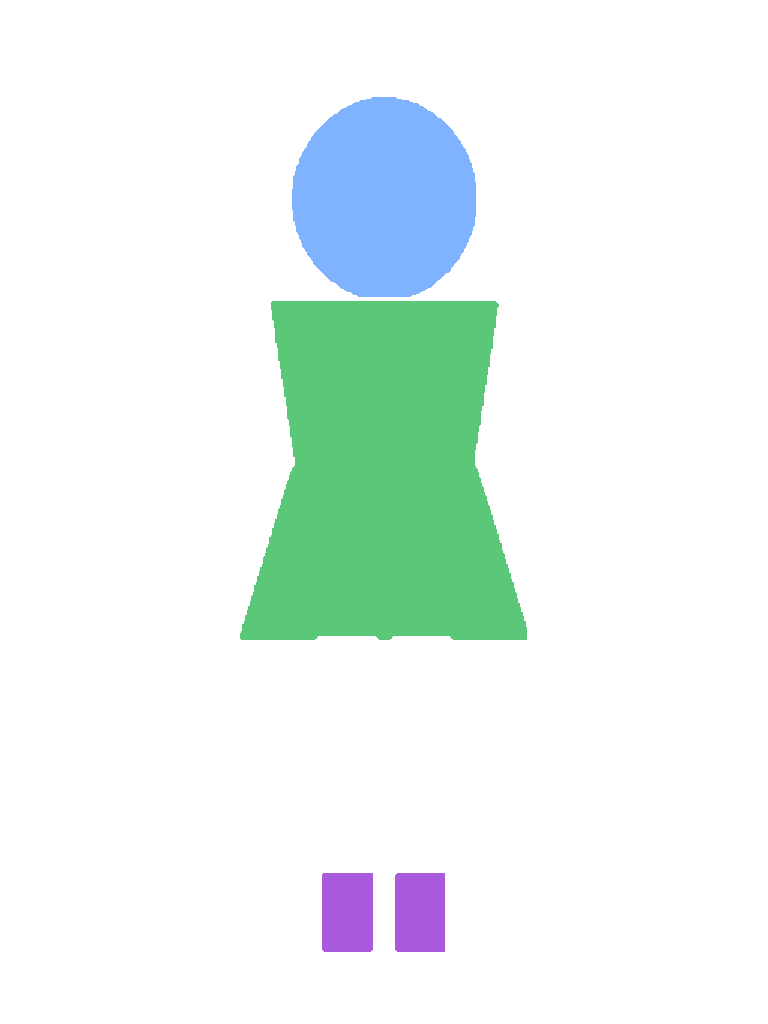
#> input picture grabtag/core/ComfyUI/input/regcap_reg_auto2.png, 768 x 1024 px
$ python -i run_collect.py   (imports and definitions only)   (older library calls are emulated)
#> lines starting #> are read from the running program, lines starting #| are printed output that depends on the picture; after the words box and inside, x2 and y2 are one past the last pixel; in counts of white or black regions, pixels touching at a corner belong together
#> further down, picture is the input picture: shape (1024, 768, 3); mean B, G, R 241.8, 245.3, 233.7
# -*- coding: utf-8 -*-
"""run_collect.py —— 把一次生成的成品收进 run 目录，并就地出指标与审图表（SOP-v2 收尾步）

用法:
  python run_collect.py --run-dir <run目录> --prefix <moss_run 的 --prefix> [--audit]
  从 C:\\MOSS-Deploy\\ComfyUI\\output-moss\\<prefix>*.png 复制到 <run>/out/，
  写 <run>/audit/metrics.json（占高/占宽/比例/饱和/锐度/肤色/深色），
  若 --audit 则调 selfcheck.py 并把审图表另存到 <run>/audit/_audit_sheet.png，
  最后把 run.json 的 status 改成 collected、列出成品文件名。

不改动 ComfyUI 里的原图，只复制。
"""
# 路径来自环境变量，便于换机器：
#   MOSS_HOME  ComfyUI 部署根（默认 C:\MOSS-Deploy）
#   MOSS_RUNS  run 目录根（默认 ./runs）
import os as _os
MOSS_HOME = _os.environ.get("MOSS_HOME", r"C:\MOSS-Deploy")
MOSS_RUNS = _os.environ.get("MOSS_RUNS", _os.path.join(_os.getcwd(), "runs"))
import argparse, glob, json, os, shutil, subprocess, sys
import numpy as np, cv2

def metrics(im):
    g = cv2.cvtColor(im, cv2.COLOR_BGR2GRAY)
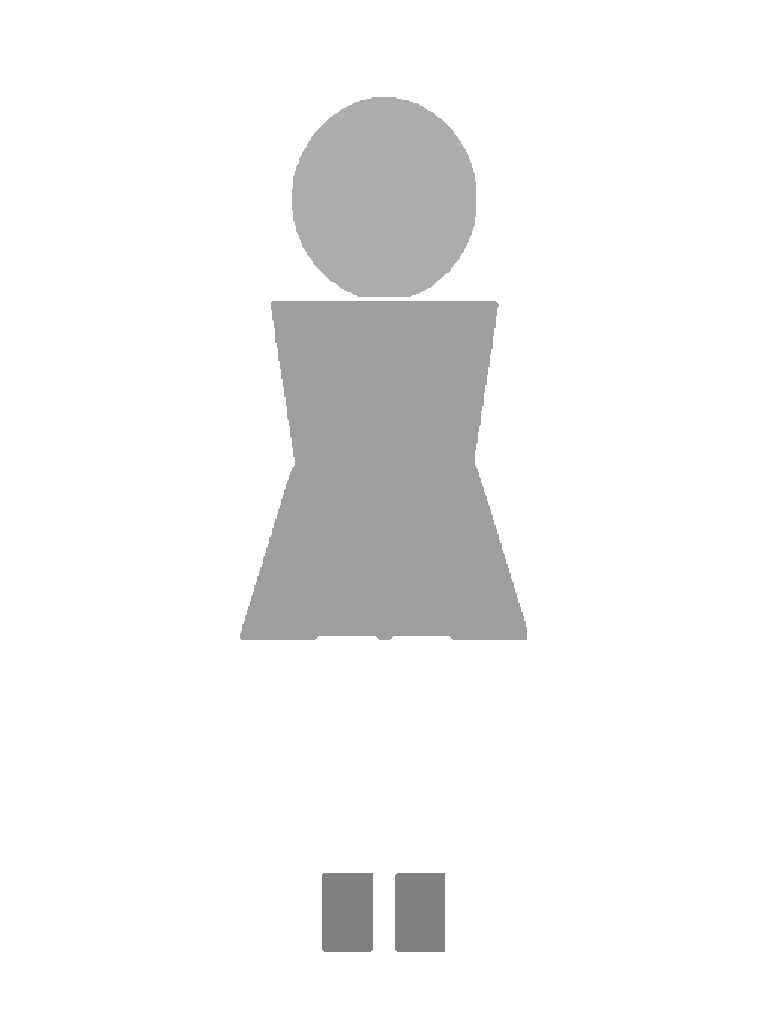
#> g: shape (1024, 768); min 129, max 255, mean 241.4
    hsv = cv2.cvtColor(im, cv2.COLOR_BGR2HSV)
#> hsv: shape (1024, 768, 3); mean H, S, V 11.9, 19.6, 249.4
    m = g < 245
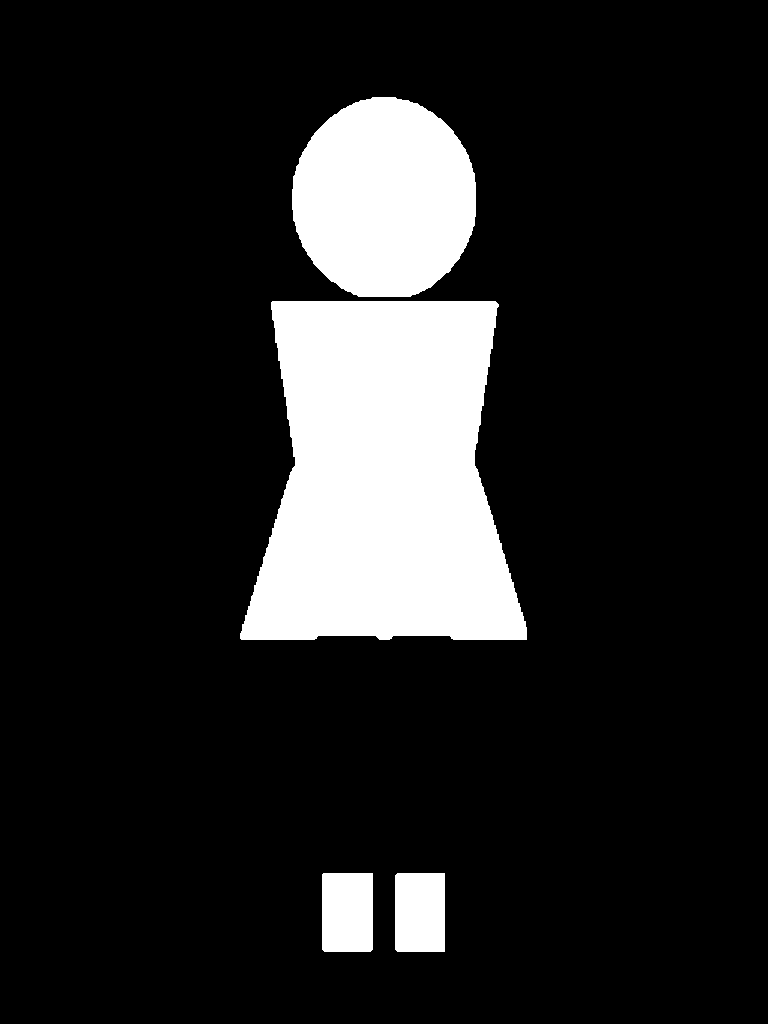
#> m: shape (1024, 768) bool; 14.2% white; 4 white regions, box (x1, y1, x2, y2) and area: (240, 301, 527, 640) 74552, (292, 97, 476, 297) 29280, (322, 873, 373, 952) 4022, (395, 873, 445, 952) 3944
    ys, xs = np.where(m)
    H, W = g.shape
#> H = 1024; W = 768
    skin = (((hsv[..., 0] < 25) | (hsv[..., 0] > 165)) & (hsv[..., 1] > 40) & (hsv[..., 2] > 110) & m).mean() * 100
#> skin = 0
    dark = ((hsv[..., 1] > 60) & (hsv[..., 2] < 120) & m).mean() * 100
#> dark = 0
    return {"size": [W, H], "h_ratio_pct": round((ys.max() - ys.min()) / H * 100, 1),
            "w_ratio_pct": round((xs.max() - xs.min()) / W * 100, 1),
            "aspect_wh": round(W / H, 3), "sat_mean": round(float(hsv[..., 1][m].mean()), 1),
            "sharp_lap": int(cv2.Laplacian(g, cv2.CV_64F).var()),
            "skin_pct": round(float(skin), 2), "dark_pct": round(float(dark), 2)}

# [44 lines left out: function main, not called in this run]

# [2 lines not run here, left out]

>>> import cv2
>>> picture = cv2.imread('../grabtag/core/ComfyUI/input/regcap_reg_auto2.png')
>>> result = metrics(picture)
#> result = {'size': [768, 1024], 'h_ratio_pct': 83.4, 'w_ratio_pct': 37.2, 'aspect_wh': 0.75, 'sat_mean': 137.6, 'sharp_lap': 82, 'skin_pct': 0, 'dark_pct': 0}
